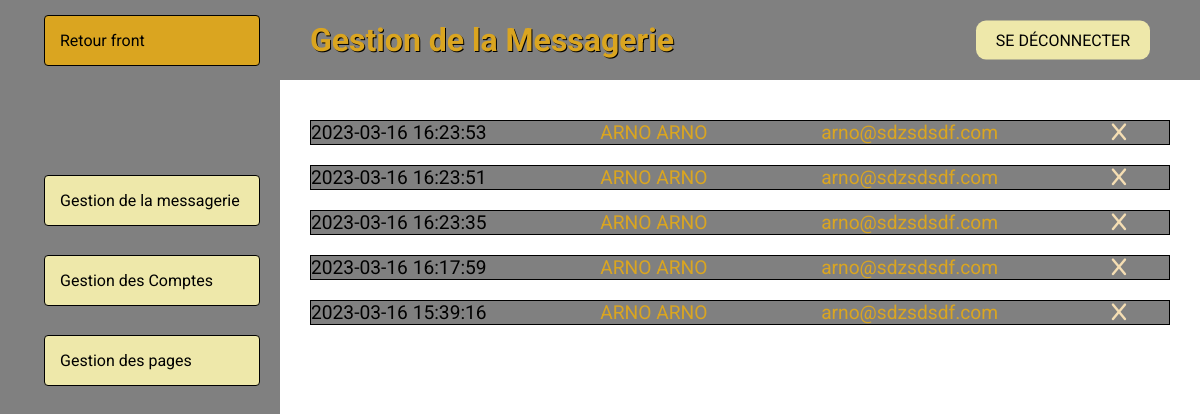
/back/back.php?action=messagerie (signed in), run on the app's committed database.
### tables this page shows
CREATE TABLE `contacts` (
  `id_contact` int(5) NOT NULL,
  `nom_contact` varchar(100) NOT NULL,
  `prenom_contact` varchar(100) NOT NULL,
  `email_contact` varchar(100) NOT NULL,
  `message_contact` text NOT NULL,
  `date_contact` datetime NOT NULL
);

### back/messagerie.php (the view, shortened to what this page needs)
<?php
if (isset($_SESSION['id_compte'])) {
    $requete = "SELECT * FROM contacts ORDER BY date_contact DESC";
    $resultat = mysqli_query($connexion, $requete);
    $content = "";
    while ($ligne = mysqli_fetch_object($resultat)) {
        $content .= "<details>";
        $content .= "<summary>";
        $content .= "<div id=\"date\">" . $ligne->date_contact . "</div>";
        $content .= "<div id=\"nom\">" . $ligne->nom_contact . " " . $ligne->prenom_contact . "</div>";
        $content .= "<div id=\"mail\">" . $ligne->email_contact . "</div>";
        $content .= "<div><a href=\"back.php?action=messagerie&cas=avertir_message&id_contact=" . $ligne->id_contact . "\"><i style=\"color: wheat;\" class=\"fa-solid fa-x\"></i></a></i></div>";
        $content .= "</summary>";
        $content .= "<div id=\"message\">" . $ligne->message_contact . "</div>";
        $content .= "</details>";
    }
} else {
    header("Location:../log/login.php");
}
?>

### css/root.css (style rules this page uses)
:root { --color1: #1dba90; --color2: #d34273; --color3: #3d3d3d; --color4: #fff; --padding_h: 15%; --padding_v: 40px; --header_h: 80px; }
* { padding: 0; margin: 0; box-sizing: border-box; outline: none; }
html { scroll-behavior: smooth; }

### css/back.css (style rules this page uses)
body { font-family: 'Roboto'; }
#left { position: fixed; top: 0; left: 0; width: 280px; height: 100vh; padding: 15px 20px; background-color: gray; }
#left #menu { display: flex; flex-direction: column; flex-wrap: wrap; list-style-type: none; }
#left a { display: block; background-color: palegoldenrod; margin-left: 10%; color: black; text-decoration: none; padding: 15px; border-radius: 4px; border: solid 1px black; margin-bottom: 10px; }
#left li:first-child { margin-bottom: 80px; }
#left li:first-child a { background-color: goldenrod; }
#title { position: fixed; top: 0; left: 280px; width: calc(100% - 280px); height: 80px; background-color: gray; display: flex; align-items: center; padding-inline: 30px; z-index: 2; }
#title a { text-decoration: none; color: black; background-color: palegoldenrod; padding: 10px 20px; border-radius: 10px; }
#title h1 { font-size: 2rem; color: goldenrod; text-shadow: 1px 1px black; }
#logout { position: absolute; right: 50px; top: 50%; transform: translate(0, -50%); z-index: auto; }
#right { position: fixed; top: 80px; left: 280px; width: calc(100% - 280px); min-height: calc(100vh - 80px); padding: 30px; }
#right details > summary { display: flex; flex-wrap: wrap; justify-content: space-between; background-color: gray; border: solid 1px black; margin-block: 10px; color: goldenrod; }
#right summary div { padding-right: 5%; font-size: 1.2rem; }
#date { color:black; }
#nom { text-transform: uppercase; }

### css/editor.css (style rules this page uses)
:root { --primary-editor: #a0a0a0; --primary-editor-dark: #868686; --white-editor: #f3f3f3; --white-editor-true: #fff; --black-editor: #232323; --overlay: rgba(0,0,0,.6); }

### data on the page
contacts: date_contact "2023-03-16 16:23:53", nom_contact "ARNO", prenom_contact "ARNO", email_contact "arno@sdzsdsdf.com"
contacts: date_contact "2023-03-16 16:23:51", nom_contact "ARNO", prenom_contact "ARNO", email_contact "arno@sdzsdsdf.com"
contacts: date_contact "2023-03-16 16:23:35", nom_contact "ARNO", prenom_contact "ARNO", email_contact "arno@sdzsdsdf.com"
contacts: date_contact "2023-03-16 16:17:59", nom_contact "ARNO", prenom_contact "ARNO", email_contact "arno@sdzsdsdf.com"
contacts: date_contact "2023-03-16 15:39:16", nom_contact "ARNO", prenom_contact "ARNO", email_contact "arno@sdzsdsdf.com"
